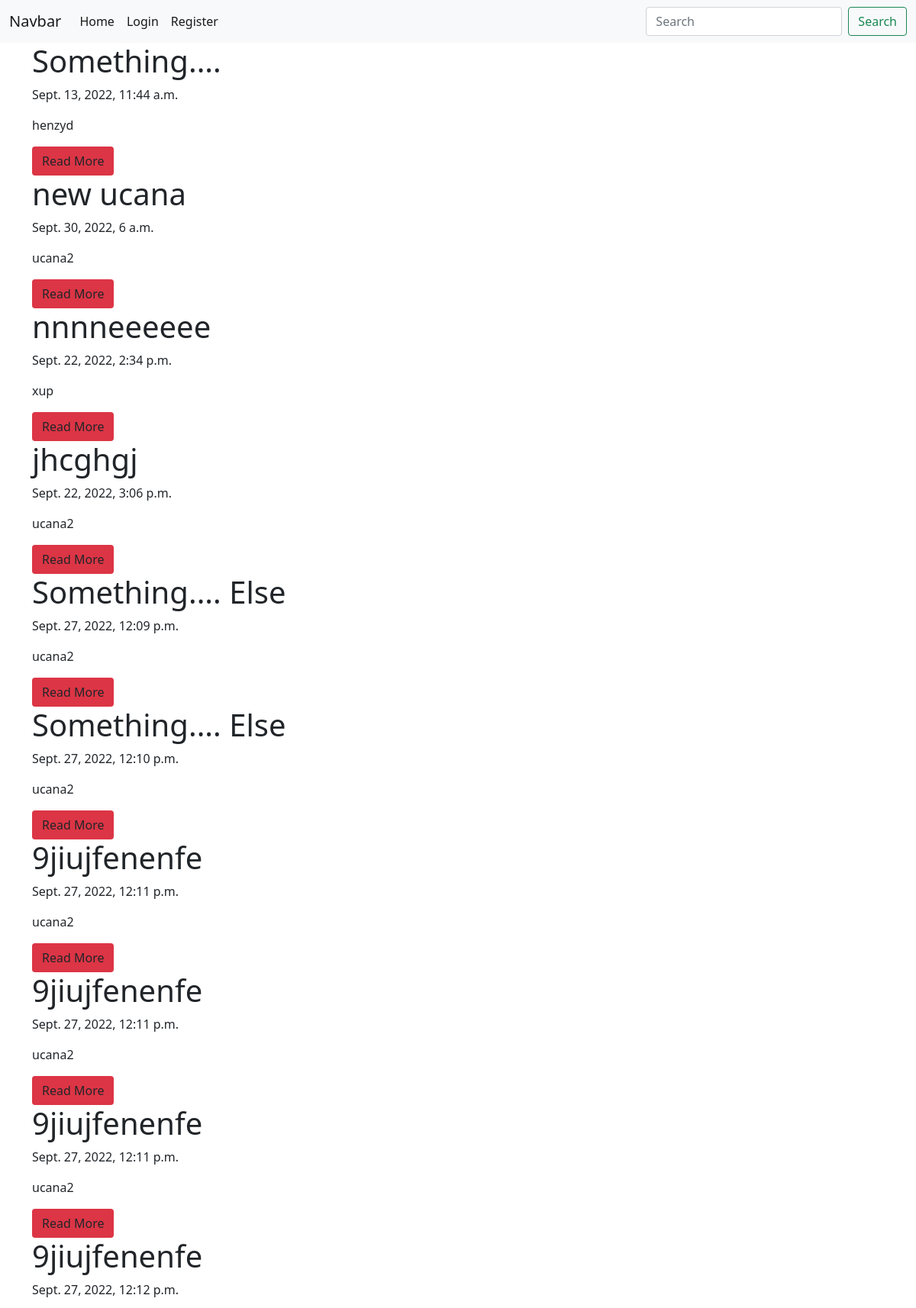
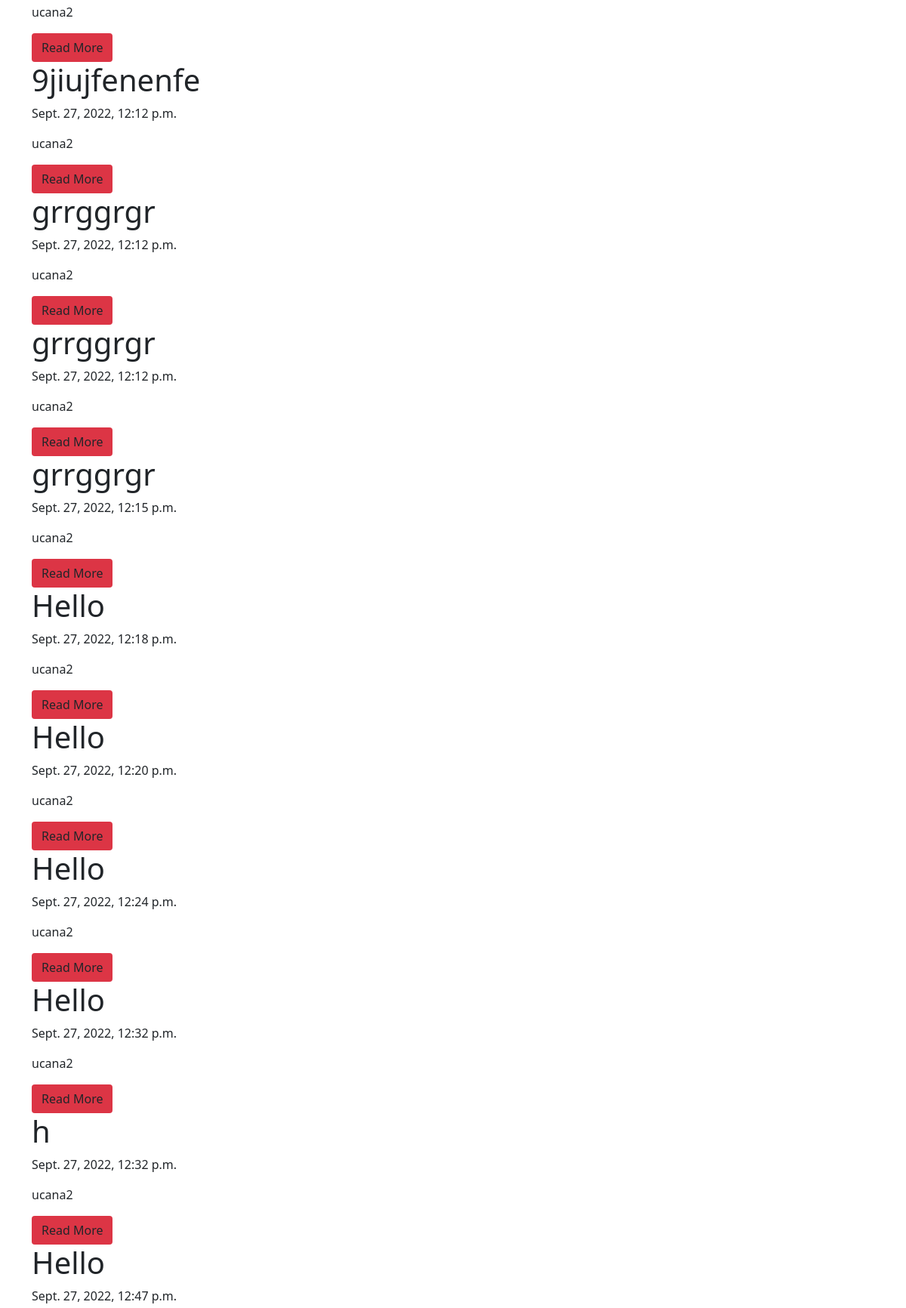
The app's page /plist/ (upper part) with its own data (2 pictures, top to bottom).
### my_app/models.py (models this page shows, shortened)
class Post(models.Model):
    user_title = models.CharField(max_length = 50)
    user_body = models.TextField()
    user_date_created = models.DateTimeField(default = timezone.now)
    user_owner = models.ForeignKey(User, on_delete = models.CASCADE)

### my_app/views.py (the view)
# urls.py: path('plist/', my_views.PostListView.as_view(template_name = 'my_app/plist.html'), name = 'plist_page'),
class PostListView(ListView):
    model = models.Post
    context_object_name = 'posts'

### my_app/templates/my_app/plist.html (shortened to what this page needs)
{% extends 'my_app/base.html' %}
{% load crispy_forms_tags %}
{% block container %}
<div class="container col">
  <div class="row">
    <div class="col-6">
      {% for post in posts %}
      <div class="name">
        <h1>{{ post.user_title }}</h1>
        <p>{{ post.user_date_created }}</p>
        <p>{{ post.user_owner.username }}</p>
        <a href="{% url 'plist_detail_page' post.id %}" class="btn bg-danger"
          >Read More</a
        >
      </div>
      {% endfor %}
    </div>
  </div>
</div>
{% endblock container %}

### records on screen
Post: user_title "Something....", user_date_created "Sept. 13, 2022, 11:44 a.m.", user_owner.username "henzyd"
Post: user_title "new ucana", user_date_created "Sept. 30, 2022, 6 a.m.", user_owner.username "ucana2"
Post: user_title "nnnneeeeee", user_date_created "Sept. 22, 2022, 2:34 p.m.", user_owner.username "xup"
Post: user_title "jhcghgj", user_date_created "Sept. 22, 2022, 3:06 p.m.", user_owner.username "ucana2"
Post: user_title "Something.... Else", user_date_created "Sept. 27, 2022, 12:09 p.m.", user_owner.username "ucana2"
Post: user_title "Something.... Else", user_date_created "Sept. 27, 2022, 12:10 p.m.", user_owner.username "ucana2"
Post: user_title "9jiujfenenfe", user_date_created "Sept. 27, 2022, 12:11 p.m.", user_owner.username "ucana2"
Post: user_title "9jiujfenenfe", user_date_created "Sept. 27, 2022, 12:11 p.m.", user_owner.username "ucana2"
Post: user_title "9jiujfenenfe", user_date_created "Sept. 27, 2022, 12:11 p.m.", user_owner.username "ucana2"
Post: user_title "9jiujfenenfe", user_date_created "Sept. 27, 2022, 12:12 p.m.", user_owner.username "ucana2"
Post: user_title "9jiujfenenfe", user_date_created "Sept. 27, 2022, 12:12 p.m.", user_owner.username "ucana2"
Post: user_title "grrggrgr", user_date_created "Sept. 27, 2022, 12:12 p.m.", user_owner.username "ucana2"
Post: user_title "grrggrgr", user_date_created "Sept. 27, 2022, 12:12 p.m.", user_owner.username "ucana2"
Post: user_title "grrggrgr", user_date_created "Sept. 27, 2022, 12:15 p.m.", user_owner.username "ucana2"
Post: user_title "Hello", user_date_created "Sept. 27, 2022, 12:18 p.m.", user_owner.username "ucana2"
Post: user_title "Hello", user_date_created "Sept. 27, 2022, 12:20 p.m.", user_owner.username "ucana2"
Post: user_title "Hello", user_date_created "Sept. 27, 2022, 12:24 p.m.", user_owner.username "ucana2"
Post: user_title "Hello", user_date_created "Sept. 27, 2022, 12:32 p.m.", user_owner.username "ucana2"
Post: user_title "h", user_date_created "Sept. 27, 2022, 12:32 p.m.", user_owner.username "ucana2"
Post: user_title "Hello", user_date_created "Sept. 27, 2022, 12:47 p.m."
